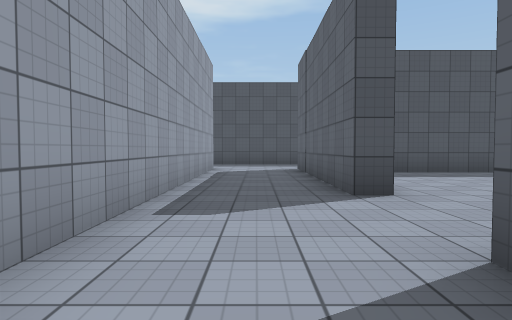
view 1 (above)

24 first-person views from a walk through a 3-D level made in the Unity game engine. The camera is 1.2 m above the floor, tilts 2° down and sees 75° across. The floor is counted in squares, 2 m on a side. Each view is taken from the middle of a square. On the plan, view 1 faces up. The plan holds only what a view shows up to about 10 squares ahead; the rest is blank. The place goes on beyond the plan. Some animated figures are left out. Surface patterns are stand-ins for the level's own textures.

view 2
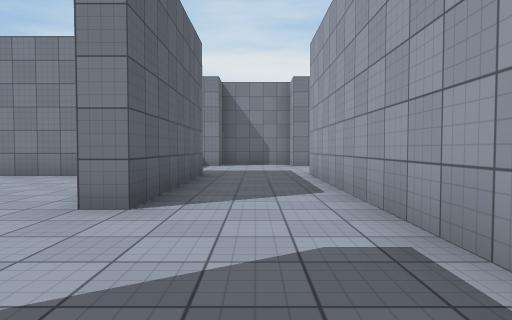

view 3
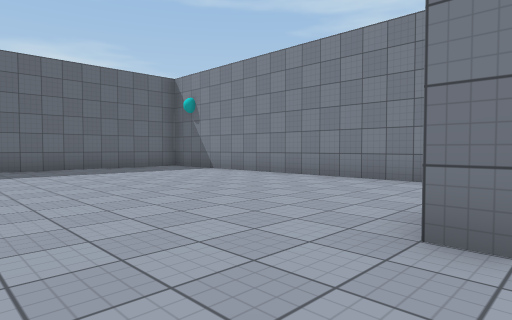

view 4
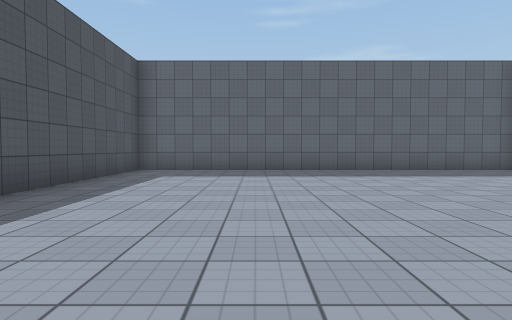

view 5
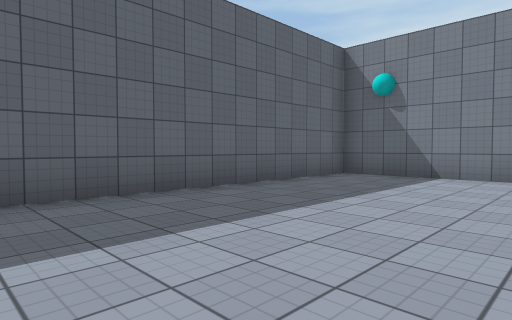

view 6
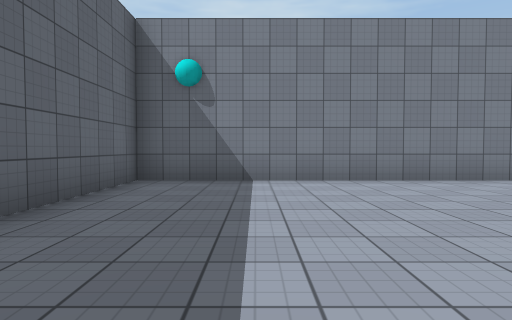

view 7
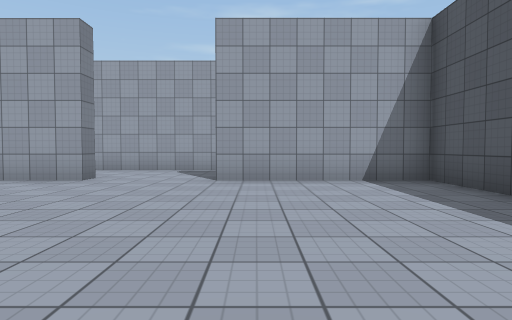

view 8
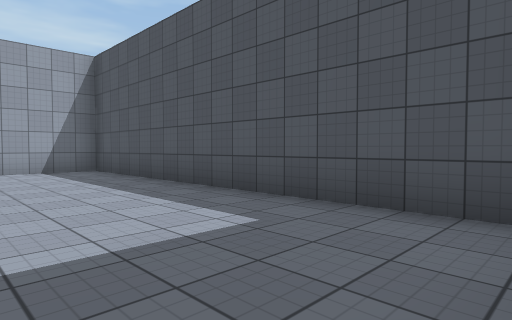

view 9
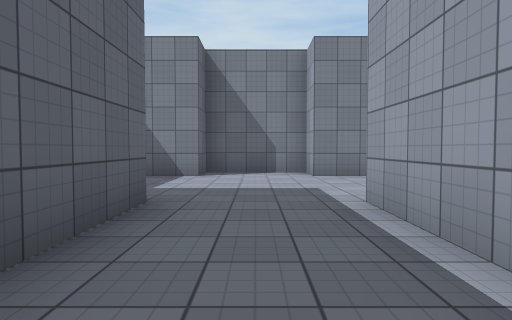

view 10
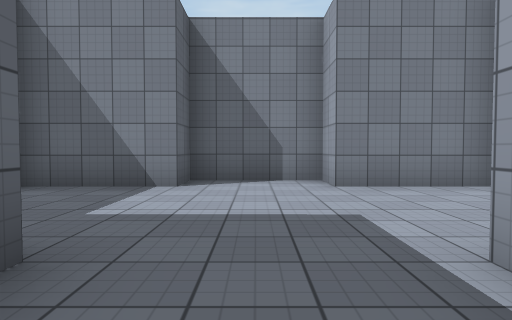

view 11
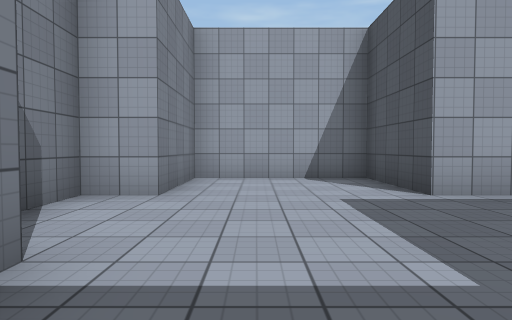

view 12
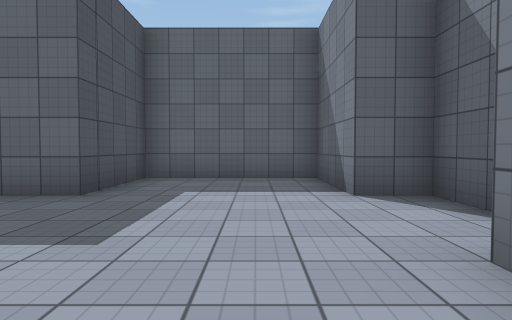

view 13
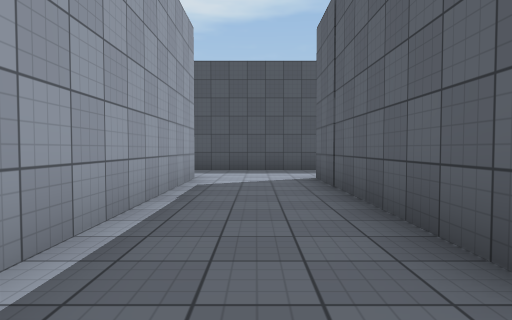

view 14
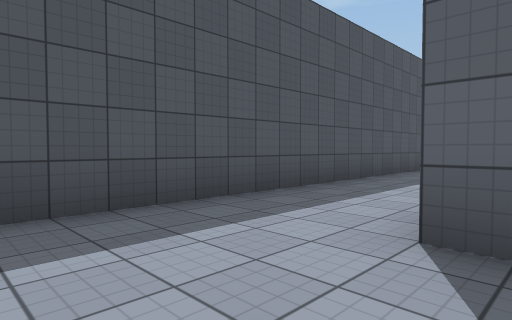

view 15
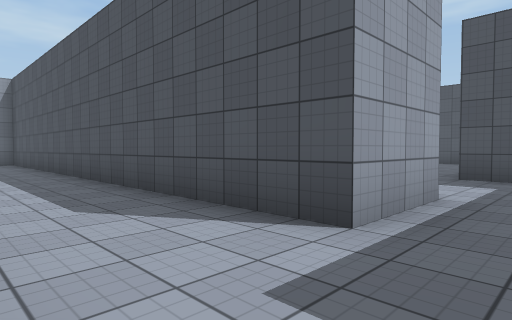

view 16
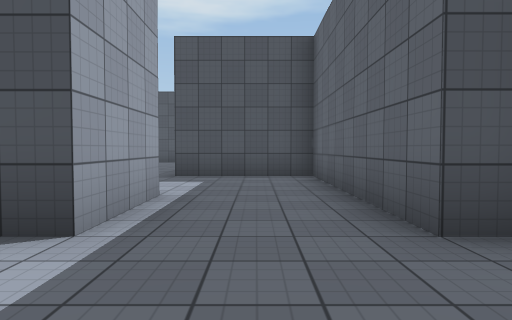

view 17
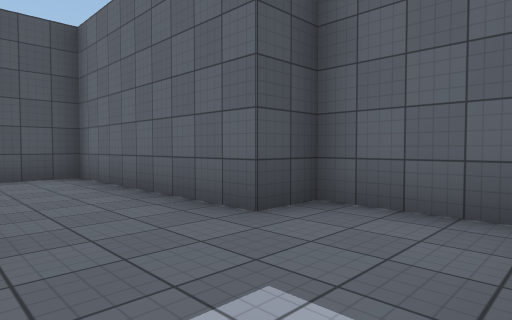

view 18
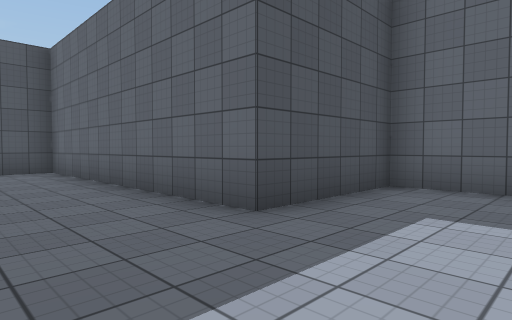

view 19
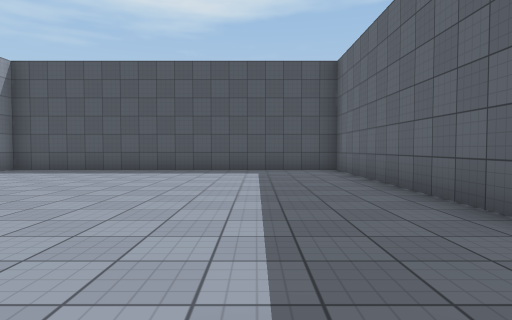

view 20
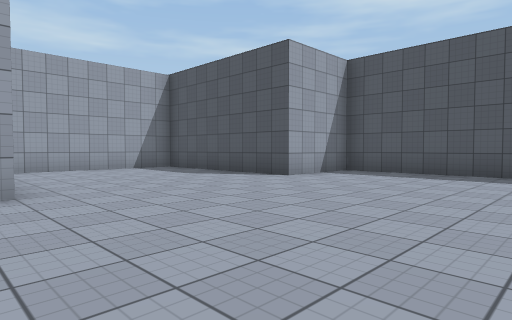

view 21
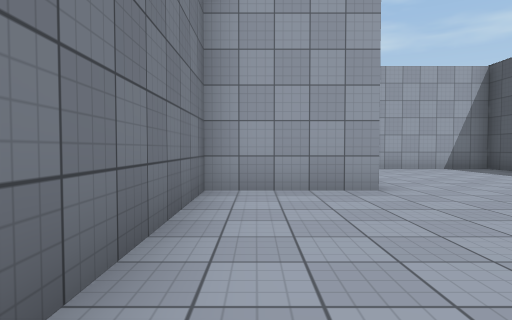

view 22
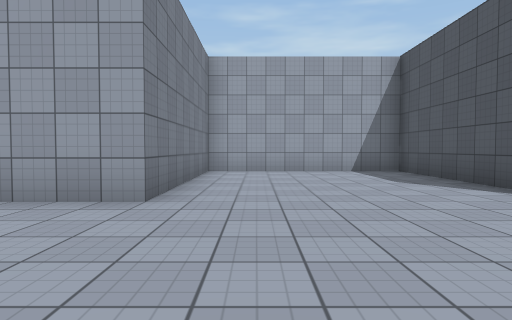

view 23
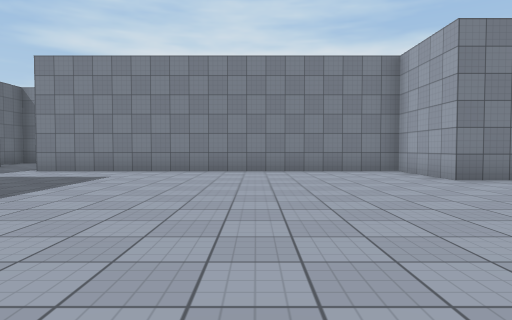

view 24
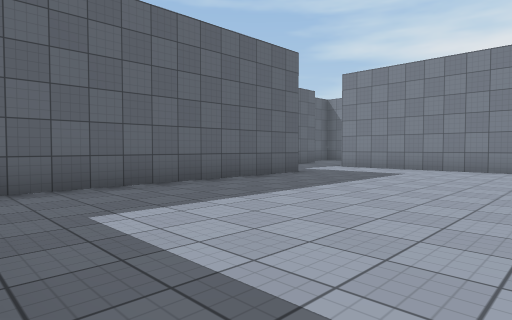

### Floor plan
Points are (right, up) in squares from view 1. A wall is a line through its corners. A room is listed if a view was taken in it or the views show most of it. See-through windows are left out.
Room 1 (views 1, 9, 10, 11, 12)
walls: (-1.2, 2.4) (-1.2, -2.8) (-3.7, -2.8) (-3.7, -6.2) (-1.2, -6.2) (-1.2, -7.2) (1.2, -7.2) (1.2, -6.2) (3.7, -6.2) (3.7, -2.8) (1.2, -2.8) (1.2, 1.7)
ways out: opening at (-0.5, 1.5) to room 2
Room 2 (views 2, 3, 4, 5, 6, 7, 8, 13, 14)
walls: (1.2, 1.7) (1.8, 1.7) (1.8, 0.1); (3, -2.2) (11.2, -2.2) (11.2, 8.3) (1.8, 8.3) (1.8, 4.2) (1.2, 4.2) (1.2, 9.9); (-1.2, 9.8) (-1.2, 2.4)
ways out: opening at (-0.5, 1.5) to room 1; opening at (-0.5, 10) to room 3
Room 3 (views 15, 16, 17, 18, 19, 20, 21, 22, 23, 24)
walls: (14.2, 10.4) (14.2, 12.3) (13.2, 12.3) (13.2, 17.2) (10.2, 17.2) (10.2, 24.3) (1.3, 24.3) (1.3, 21.8) (-3.7, 21.8) (-3.7, 16.8) (1.3, 16.8) (1.3, 14.3) (10.8, 14.3) (10.8, 12.3) (-1.8, 12.3)
ways out: opening at (-0.5, 10) to room 2

Positions as (right, up) in squares from view 1, and headings:
1: (0, 0), facing up
2: (0, 5), facing down
3: (1, 4), facing down-right
4: (2, 5), facing right
5: (7, 5), facing down-right
6: (9, 4), facing down
7: (8, 5), facing left
8: (11, 5), facing up-left
9: (0, 1), facing down
10: (0, -1), facing down
11: (3, -5), facing left
12: (-3, -5), facing right
13: (0, 3), facing up
14: (-1, 9), facing up-right
15: (12, 10), facing up-left
16: (12, 10), facing up
17: (11, 10), facing up-right
18: (8, 15), facing up-right
19: (8, 15), facing up
20: (6, 16), facing up-left
21: (6, 15), facing left
22: (5, 18), facing left
23: (5, 23), facing down
24: (5, 24), facing down-right
